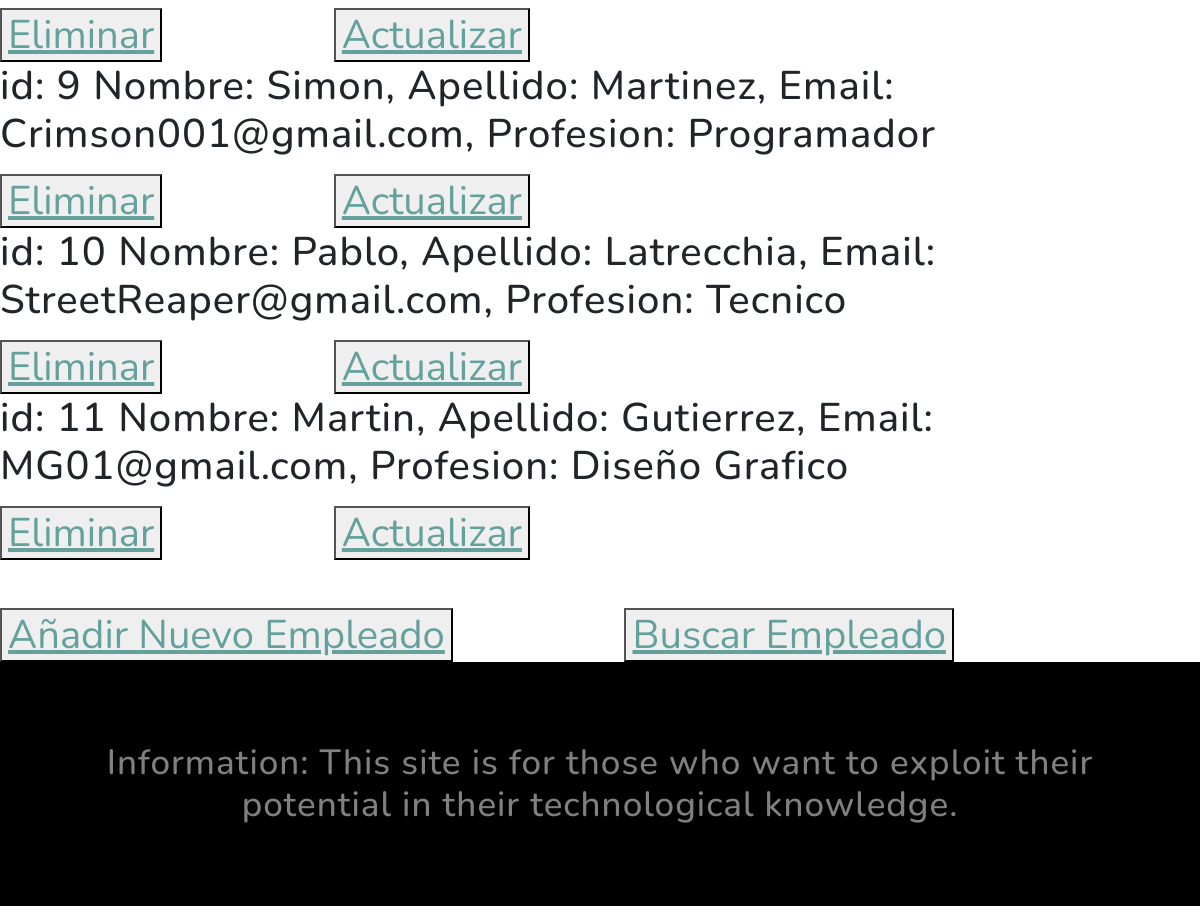
/mostrar_empleado/ (signed in, lower part), run on an earlier commit of the app's database.
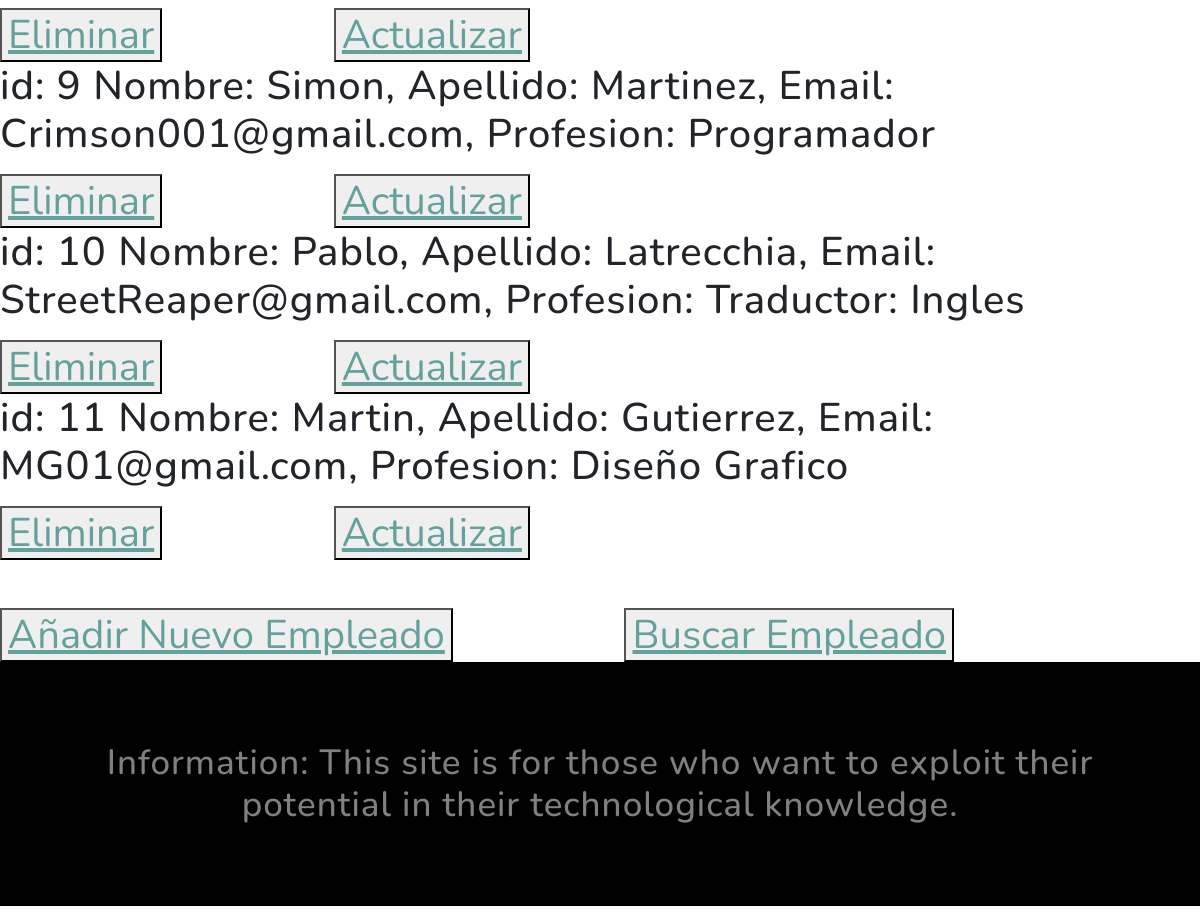
And on a later commit of the database.
### MiApp2/models.py (models this page shows, shortened)
class Empleado(models.Model):
    nombre= models.CharField(max_length=40)
    apellido= models.CharField(max_length=40)
    email= models.EmailField()
    profesion= models.CharField(max_length=30)

### MiApp2/views.py (the view)
# urls.py: path('mostrar_empleado/', views.mostrar_empleado, name='Mostrar Empleados'),
def mostrar_empleado(request):
    empleados = Empleado.objects.all()
    context = {'empleados': empleados}
    return render(request, 'MiApp2/mostrar_empleados.html', context=context)

### MiApp2/Templates/MiApp2/mostrar_empleados.html (shortened to what this page needs)
{% extends 'MiApp2/index.html' %}
{% load static %}
{% block codigo_fatal2 %}
    <h1>Nuestros Empleados:</1>
    {% for empleado in empleados %}
        <p>
            id: {{empleado.id}}
            Nombre: {{empleado.nombre}}, Apellido: {{empleado.apellido}},
            Email: {{empleado.email}}, Profesion: {{empleado.profesion}}
        </p>
        <button>
            <a href="{% url 'eliminar empleado' empleado_id=empleado.id %}">Eliminar</a>
        </button>
        <button>
            <a href="{% url 'actualizar empleado' empleado_id=empleado.id %}">Actualizar</a>
        </button>
    {% endfor %}
    <br>
        <button>
            <a href="{% url 'Crear Empleado' %}">Añadir Nuevo Empleado</a>
        </button>
        <button>
            <a href="{% url 'Buscar Empleado' %}">Buscar Empleado</a>
        </button>
{% endblock %}

What changed in the data, as far as the page shows it:
changed Empleado "Pablo": profesion "Tecnico" → "Traductor: Ingles"
